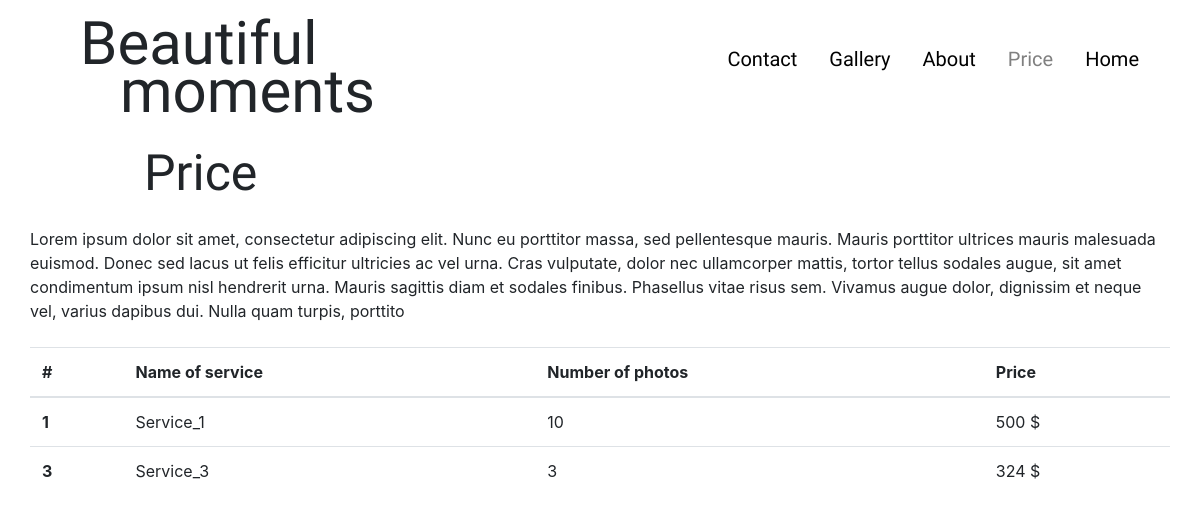
The page /price/ on the database its author committed.
### price/models.py (models this page shows, shortened)
class shortDescription(models.Model):
    text = models.TextField(max_length=300)

class PriceList(models.Model):
    id = models.AutoField(primary_key=True)
    name_of_service = models.CharField(max_length=40)
    price = models.IntegerField()
    number_of_photos = models.IntegerField()
    visible = models.BooleanField(default=True)

### price/views.py (the view)
# urls.py: path('price/', successView),
def successView(request):
    priceList = PriceList.objects.all().filter(visible=True).order_by('id')
    text = shortDescription.objects.all()[0]
    return render(request, "../templates/price.html", {'priceList': priceList, 'text': text})

### templates/price.html
{% extends 'base.html' %}
{% block nav-price %}<a class="active" href="#">Price</a>{% endblock %}
{% block content %}
    <div class="row title">
        <p>Price</p>
    </div>
    <div class="row">
        {{ text.text }}
    </div>
    <div class="row  py-4">
        <table class="table">
            <thead>
                <tr>
                    <th scope="col">#</th>
                    <th scope="col">Name of service</th>
                    <th scope="col">Number of photos</th>
                    <th scope="col">Price</th>
                </tr>
            </thead>
            <tbody>
                {%for a in priceList%}
                    <tr>
                        <th scope="row">{{ a.id }}</th>
                        <td>{{ a.name_of_service }}</td>
                        <td>{{ a.number_of_photos }}</td>
                        <td>{{ a.price }} $</td>
                    </tr>
                {%endfor%}
            </tbody>
        </table>
    </div>
{% endblock %}

### templates/base.html (shortened to what this page needs)
{% load static %}
<!DOCTYPE html>
<html lang="en">
<head>
    <link rel="stylesheet" type="text/css" href="{% static 'css/base.css' %}" />
    <link rel="stylesheet" href="https://stackpath.bootstrapcdn.com/bootstrap/4.1.3/css/bootstrap.min.css">
</head>
<body>
    <div class="container">
        <div class="row">
            <div class="logo col-4">
                <span>Beautiful</span>
                <br>
                <span class="logo_second">moments</span>
            </div>
            <div class="col-8">
                {% block nav %}
                    <nav>
                        {% block nav-home %}<a href="#">Home</a>{% endblock %}
                        {% block nav-price %}<a href="{% url 'price' %}">Price</a>{% endblock %}
                        {% block nav-about %}<a href="#">About</a>{% endblock %}
                        {% block nav-gallery %}<a href="{% url 'gallery' %}">Gallery</a>{% endblock %}
                        {% block nav-contact %}<a href="#">Contact</a>{% endblock %}
                    </nav>
                {% endblock %}
            </div>
        </div>
    </div>
    <div class="container">
        {% block content %}{% endblock %}
    </div>
</body>
</html>

### static/css/base.css (style rules this page uses)
nav { font-family: 'Sacramento', Helvetica, Arial, sans-serif; overflow: hidden; background-color: white; padding-top:30px; }
nav a { float: right; color: black; text-align: center; padding: 14px 16px; text-decoration: none; font-size: 20px; }
nav a.active { color: gray; }
div.logo { font-family: 'Sacramento'; line-height: 0.8; padding-top: 20px; font-size: 60px; padding-left: 50px; }
div.logo .logo_second { padding-left: 40px }
.title { font-family: 'Sacramento'; margin-top: 20px; font-size: 50px; }
.title p { margin-left: 10%; }

### rows shown on the page
shortDescription: text "Lorem ipsum dolor sit amet, consectetur adipiscing elit. Nunc eu porttitor massa, sed pellentesque mauris. Mauris porttitor ultrices mauris malesuada euismod. Donec sed lacus ut felis efficitur ultricies ac vel urna. Cras vulputate, dolor nec ullamcorper mattis, tortor tellus sodales augue, sit amet condimentum ipsum nisl hendrerit urna. Mauris sagittis diam et sodales finibus. Phasellus vitae risus sem. Vivamus augue dolor, dignissim et neque vel, varius dapibus dui. Nulla quam turpis, porttito"
PriceList: id "1", name_of_service "Service_1", number_of_photos "10", price "500"
PriceList: id "3", name_of_service "Service_3", number_of_photos "3", price "324"
